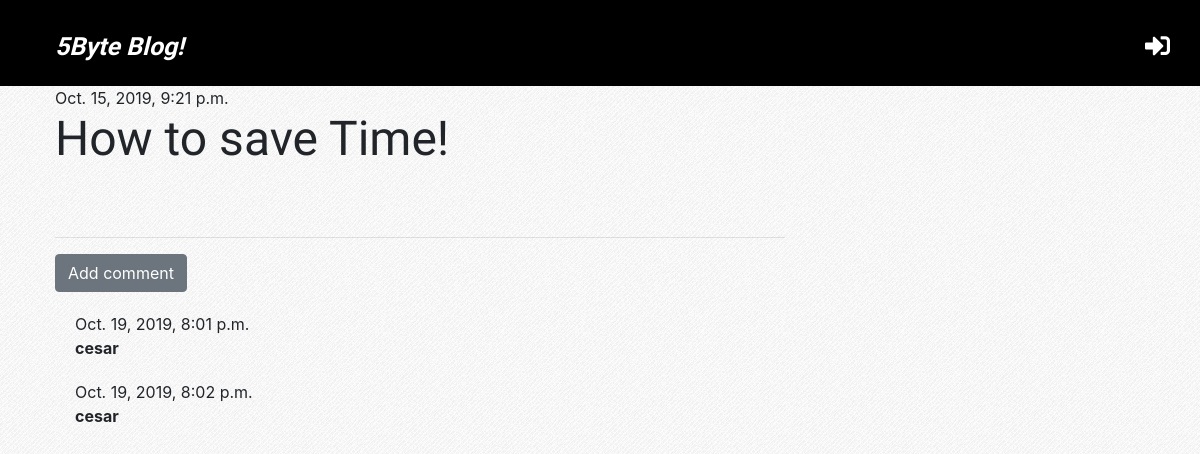
Page /post/3 on the earlier database version.
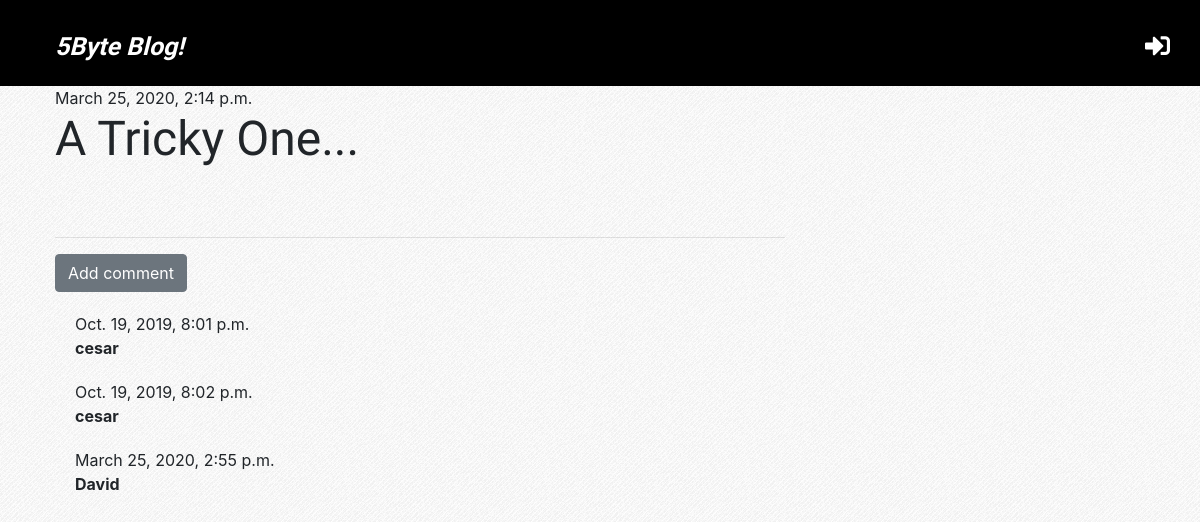
Same page on the later database version.
### blog/models.py (models this page shows, shortened)
class Post(models.Model):
    author= models.ForeignKey('auth.User', on_delete=models.CASCADE) # si el autor John , crea 10 post y elimino este autor, todos los post se eliminaran
    title= models.CharField(max_length=200)
    text=models.TextField()
    created_date= models.DateTimeField(default=timezone.now)
    published_date=models.DateTimeField(blank=True,null=True)

class Comment(models.Model):
    post=models.ForeignKey('blog.Post', on_delete=models.CASCADE, related_name='comments') # Si elimino el blog post, todos los comentarios relacionados con el , se eliminan, ya que es una foreing key
    author=models.CharField(max_length=200)
    text= models.TextField()
    created_date=models.DateTimeField(default=timezone.now)
    approved=models.BooleanField(default=False)

### blog/views.py (the view)
# urls.py: path('post/<int:pk>', views.post_detail , name='post_detail'),
def post_detail(request,pk):
    post = get_object_or_404 (Post,pk=pk)
    stuff_for_frontent={'post':post}
    return render(request, 'blog/post_detail.html',stuff_for_frontent)

### blog/templatetags/markdownify.py (called while the page is built)
@register.filter
def markdown(value):
    renderer = HighlightRenderer()
    markdown = mistune.Markdown(renderer=renderer)
    return markdown(value)

### blog/templates/blog/post_detail.html (shortened to what this page needs)
{% extends 'blog/base.html' %}
{% load markdownify %}
{% block content %}
      <div class="post">
          {% if post.published_date %}
              <div class="date">
                {{post.published_date}}
              </div>
          {%else%}
              <a href="{% url 'post_publish' pk=post.pk %}" class='btn btn-success' style='margin-top:10px'><i class="fas fa-upload fa-2x" style='color:#000000'></i></a>
          {%endif%}
          <h1>{{post.title}}</h1>
      </div>
        <hr>
        <a href="{%url 'add_comment_to_post' pk=post.pk%}" class='btn btn-secondary'>Add comment</a>
        {% for comment in post.comments.all %}
          {%if user.is_authenticated or comment.approved%}
            <div class="comment">
              <div class="date">
                {{comment.created_date}}
              </div>
                <strong>{{comment.author}}</strong>
            </div>
          {%endif%}
        {%empty%}
            <p>No comments...</p>
        {%endfor%}
{%endblock%}

Differences in the rows shown:
changed Post: published_date "Oct. 15, 2019, 9:21 p.m." → "March 25, 2020, 2:14 p.m."; title "How to save Time!" → "A Tricky One..."
added Comment: created_date "March 25, 2020, 2:55 p.m.", author "David"
